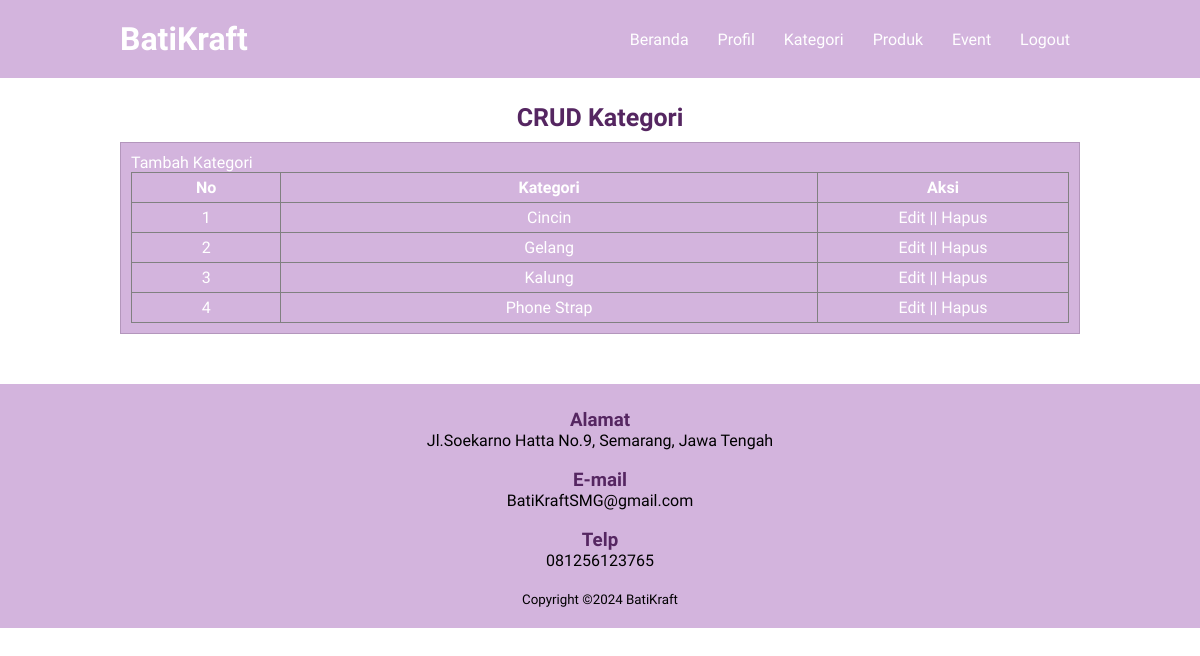
The page /data_kategori.php (signed in) on the database its author committed.
### tables this page shows
CREATE TABLE `tb_category` (
  `category_id` int(11) NOT NULL,
  `category_name` varchar(30) NOT NULL
);

### data_kategori.php (the view, shortened to what this page needs)
<?php
include 'database.php';
?>
<!DOCTYPE html>
<html>
<head>
    <link rel="stylesheet" href="style2.css">
</head>
<body>
    <header>
        <div class="container">
            <h1><a href="beranda_admin.php">BatiKraft</a></h1>
            <ul>
                <li><a href="beranda_admin.php">Beranda</a></li>
                <li><a href="profil.php">Profil</a></li>
                <li><a href="data_kategori.php">Kategori</a></li>
                <li><a href="data_produk.php">Produk</a></li>
                <li><a href="data_event.php">Event</a></li>
                <li><a href="logout.php">Logout</a></li>
            </ul>
        </div>
    </header>
    <div class="section">
        <div class="container">
            <h3>CRUD Kategori</h3>
            <div class="box">
                <p color="#688333" style="text-align: left;"><a href="tambah_kategori.php">Tambah Kategori</a></p>
                <table border="1" cellspacing="0" class="tabel">
                    <thead>
                        <tr>
                            <th>No</th>
                            <th>Kategori</th>
                            <th width="250px">Aksi</th>
                        </tr>
                    </thead>
                    <tbody>
                        <?php
                        $no = 1;
                        $kategori = mysqli_query($conn, "SELECT * FROM tb_category ORDER BY category_id DESC");
                        if (mysqli_num_rows($kategori) > 0) {
                            while ($row = mysqli_fetch_array($kategori)) {
                        ?>
                                <tr>
                                    <td><?php echo $no++ ?></td>
                                    <td><?php echo $row['category_name'] ?></td>
                                    <td>
                                        <a href="edit_kategori.php?id=<?php echo $row['category_id'] ?>">Edit</a> || <a href="hapus_kategori.php?idk=<?php echo $row['category_id'] ?>" onclick="return confirm('Yakin ingin menghapus kategori?')">Hapus</a>
                                    </td>
                                </tr>
                            <?php }
                        } else { ?>
                            <tr>
                                <td colspan="3">Tidak ada data</td>
                            </tr>
                        <?php } ?>
                    </tbody>
                </table>
            </div>
        </div>
    </div>
    <footer>
        <div class="container">
            <h3 style="text-align: center;">Alamat</h3>
            <p>Jl.Soekarno Hatta No.9, Semarang, Jawa Tengah</p>
            <br>
            <h3 style="text-align: center;">E-mail</h3>
            <p>BatiKraftSMG@gmail.com</p>
            <br>
            <h3 style="text-align: center;">Telp</h3>
            <p>081256123765</p>
            <br>
            <small>Copyright &copy2024 BatiKraft</small>
        </div>
    </footer>
</body>
</html>

### style2.css (style rules this page uses)
* { padding: 0; margin: 0; font-family: 'Work Sans',sans-serif; }
body { background-color: #fff; }
a { color: #fff; text-decoration: none; }
header { background-color:#d3b4dd; color: #fff; }
header h1 { float: left; padding: 20px 0; }
header ul { float: right; }
header ul li { display: inline-block; }
header ul li a { padding: 30px 10px 20px 15px; display: inline-block; }
.section { color: #8a6096; }
footer { padding: 25px 0 20px 0; background-color: #d3b4dd; }
.container { width: 80%; margin:0 auto; text-align: center; }
.container:after { content: ""; display: block; clear: both; }
.section { padding: 25px 0; }
.box { background-color: #d3b4dd; border: 1px solid #b396bc; padding: 10px; box-sizing: border-box; margin: 10px 0 25px 0; }
.box:after { content: ''; display: block; clear: both; }
.tabel { width: 100%; border-collapse: collapse; color: #fff; }
.tabel tr { height: 30px; }
.tabel tr td { padding: 5px 10px; }
.tabel tr td a { color: #fff; }
.section .container h3 { text-align: center; font-size: 25px; color: #552661; }
h3 { text-align: center; color: #552661; }

### rows shown on the page
tb_category: category_name "Cincin"
tb_category: category_name "Gelang"
tb_category: category_name "Kalung"
tb_category: category_name "Phone Strap"
